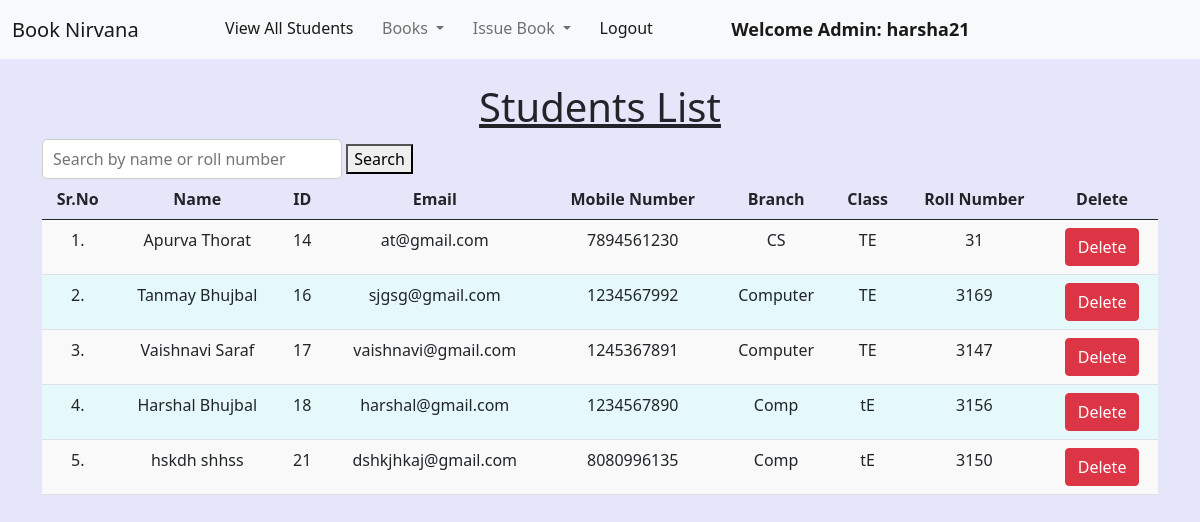
/view_students/ (signed in), run on the app's committed database.
### library/models.py (models this page shows, shortened)
class Student(models.Model):
    user = models.OneToOneField(User, on_delete=models.CASCADE)
    classroom = models.CharField(max_length=10)
    branch = models.CharField(max_length=10)
    roll_no = models.CharField(max_length=3, blank=True)
    phone = models.CharField(max_length=10, blank=True)
    image = models.ImageField(upload_to="", blank=True)

### library/views.py (the view)
# urls.py: path("view_students/", views.view_students, name="view_students"),
@login_required(login_url = '/admin_login')
def view_students(request):
    query = request.GET.get('q', '')  # Get the search query from the URL parameters
    students = Student.objects.all()
    if query:
        students = students.filter(
            Q(user__first_name__icontains=query) |
            Q(user__last_name__icontains=query) |
            Q(roll_no__icontains=query)
        )
    return render(request, "view_students.html", {'students': students, 'query': query})

### library/templates/view_students.html (shortened to what this page needs)
{% extends 'admin_navbar.html' %}
{% load static %}
{% block body %}
<div class="container mt-4">
    <h1 class="text-center"><u>Students List</u></h1>
    <form method="GET" action="{% url 'view_students' %}">
        <input type="text" name="q" placeholder="Search by name or roll number" value="{{ query }}" style="width: 300px; height: 40px; padding: 10px; font-size: 16px; border: 1px solid #ccc; border-radius: 5px;">
        <button type="submit">Search</button>
    </form>
    <table class="table table-hover" id="example">
        <thead>
            <tr class="text-center">
                <th>Sr.No</th>
                <th>Name</th>
                <th>ID</th>
                <th>Email</th>
                <th>Mobile Number</th>
                <th>Branch</th>
                <th>Class</th>
                <th>Roll Number</th>
                <th>Delete</th>
            </tr>
        </thead>
        <tbody>
            {% for student in students %}
            <tr class="text-center">
                <td>{{forloop.counter}}.</td>
                <td>{{student.user.get_full_name}}</td>
                <td>{{student.user.id}}</td>
                <td>{{student.user.email}}</td>
                <td>{{student.phone}}</td>
                <td>{{student.branch}}</td>
                <td>{{student.classroom}}</td>
                <td>{{student.roll_no}}</td>
                <td><a href="/delete_student/{{student.id}}/" class="btn btn-danger" onclick="return confirm('Are you sure you want to delete this student?')">Delete</a></td>
            </tr>
            {% endfor %}
        </tbody>
    </table>
    </div>
{% endblock %}

### library/templates/admin_navbar.html (shortened to what this page needs)
<!doctype html>
<html lang="en">
  <head>
    <link href="https://cdn.jsdelivr.net/npm/bootstrap@5.1.0/dist/css/bootstrap.min.css" rel="stylesheet">
    <link rel="stylesheet" href="https://cdn.datatables.net/1.10.25/css/jquery.dataTables.min.css">
    <link rel="stylesheet" href="https://cdn.datatables.net/buttons/1.7.1/css/buttons.dataTables.min.css">
  </head>
  <body>
    <nav class="navbar navbar-expand-lg navbar-light bg-light">
        <div class="container-fluid">
          <a class="navbar-brand" href="#">Book Nirvana</a>
          <div class="collapse navbar-collapse" id="navbarSupportedContent">
            <ul class="navbar-nav me-auto mb-2 mb-lg-0">
              <li class="nav-item">
                <a class="nav-link active" aria-current="page" href="/view_students/">View All Students</a>
              </li>
              <li class="nav-item dropdown">
                <a class="nav-link dropdown-toggle" href="#" id="navbarDropdown" role="button" data-bs-toggle="dropdown" aria-expanded="false">
                  Books
                </a>
              </li>
              <li class="nav-item dropdown">
                <a class="nav-link dropdown-toggle" href="#" id="navbarDropdown" role="button" data-bs-toggle="dropdown" aria-expanded="false">
                  Issue Book
                </a>
              </li>
              <li class="nav-item">
                <a class="nav-link active" aria-current="page" href="/logout/">Logout</a>
              </li>
              <li class="nav-item">
                <a style="font-weight:600; font-family:'Segoe UI', Tahoma, Geneva, Verdana, sans-serif; font-size: large;" class="nav-link active" href="#">Welcome Admin: {{request.user}}</a>
              </li>
            </ul>
          </div>
        </div>
      </nav>
      {% block body %}
      {% endblock %}
  </body>
</html>

### library/templates/view_students.html (style rules this page uses)
body { background-color: lavender; }
table.table-hover tbody tr:nth-child(odd) { background-color: #f9f9f9; }
table.table-hover tbody tr:nth-child(even) { background-color:rgb(230, 249, 250); }

### data on the page
Student: user.get_full_name "Apurva Thorat", user.id "14", user.email "at@gmail.com", phone "7894561230", branch "CS", classroom "TE", roll_no "31"
Student: user.get_full_name "Tanmay Bhujbal", user.id "16", user.email "sjgsg@gmail.com", phone "1234567992", branch "Computer", classroom "TE", roll_no "3169"
Student: user.get_full_name "Vaishnavi Saraf", user.id "17", user.email "vaishnavi@gmail.com", phone "1245367891", branch "Computer", classroom "TE", roll_no "3147"
Student: user.get_full_name "Harshal Bhujbal", user.id "18", user.email "harshal@gmail.com", phone "1234567890", branch "Comp", classroom "tE", roll_no "3156"
Student: user.get_full_name "hskdh shhss", user.id "21", user.email "dshkjhkaj@gmail.com", phone "8080996135", branch "Comp", classroom "tE", roll_no "3150"

### other printed values
{{ request.user }} "harsha21"
